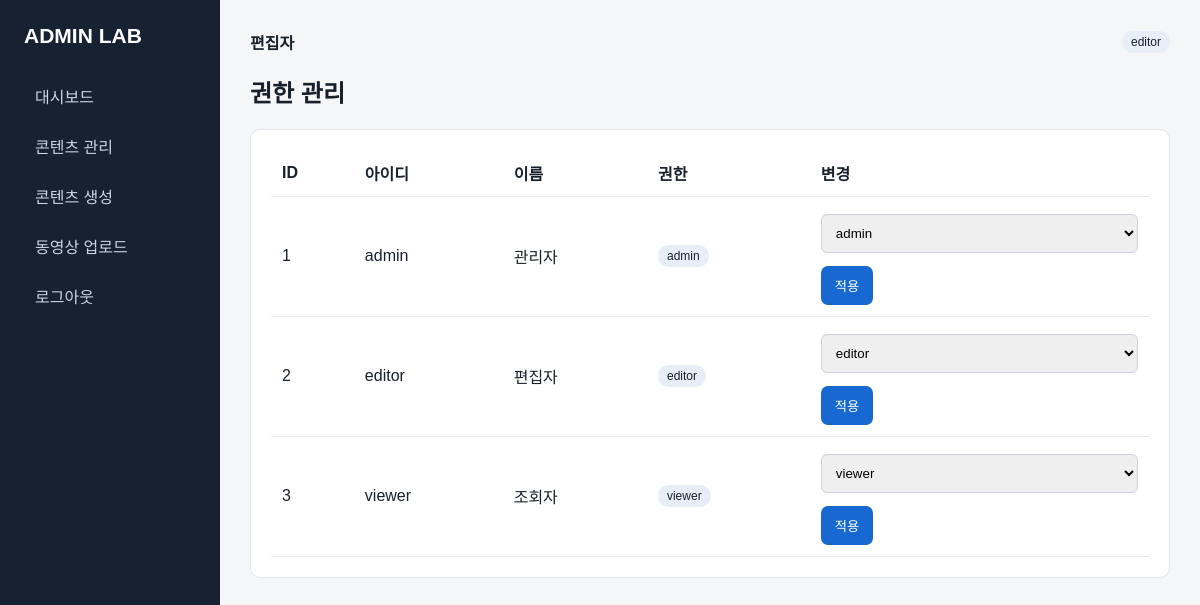
The page /users.php (signed in) on the database its author committed.
### tables this page shows
CREATE TABLE IF NOT EXISTS users (
    id INT AUTO_INCREMENT PRIMARY KEY,

    username VARCHAR(50) NOT NULL UNIQUE,

    password VARCHAR(255) NOT NULL,

    name VARCHAR(100) NOT NULL,

    role ENUM('admin', 'editor', 'viewer')
        NOT NULL DEFAULT 'viewer',

    created_at TIMESTAMP
        DEFAULT CURRENT_TIMESTAMP
);

### auth.php (called while the page is built, shortened)
<?php
function e($v){ return htmlspecialchars((string)$v, ENT_QUOTES, 'UTF-8'); }

### users.php (the view, shortened to what this page needs)
<?php require 'header.php';require_role(['admin']);
$rows=$pdo->query('SELECT id,username,name,role,created_at FROM users ORDER BY id')->fetchAll();?>
<h2>권한 관리</h2><div class="card"><table><tr><th>ID</th><th>아이디</th><th>이름</th><th>권한</th><th>변경</th></tr>
<?php foreach($rows as $r):?><tr><td><?=$r['id']?></td><td><?=e($r['username'])?></td><td><?=e($r['name'])?></td><td><span class="tag"><?=e($r['role'])?></span></td><td><form method="post"><input type="hidden" name="id" value="<?=$r['id']?>"><select name="role"><option <?= $r['role']=='admin'?'selected':''?>>admin</option><option <?= $r['role']=='editor'?'selected':''?>>editor</option><option <?= $r['role']=='viewer'?'selected':''?>>viewer</option></select><button>적용</button></form></td></tr><?php endforeach;?>
</table></div><?php require 'footer.php';?>

### style.css (style rules this page uses)
* { box-sizing:border-box }
body { margin:0;background:#f4f6f8;color:#17202b;font-family:Arial,sans-serif }
.card { background:white;border:1px solid #e1e6eb;border-radius:10px;padding:20px;margin-bottom:18px }
table { width:100%;border-collapse:collapse }
th,td { padding:11px;border-bottom:1px solid #e5e7eb;text-align:left }
input,textarea,select { width:100%;padding:10px;border:1px solid #ccd3dc;border-radius:6px;margin:6px 0 13px }
button,.btn { display:inline-block;border:0;border-radius:7px;padding:10px 14px;background:#1769d1;color:#fff;text-decoration:none;cursor:pointer }
.tag { display:inline-block;padding:4px 9px;background:#e8eef7;border-radius:15px;font-size:12px }

### rows shown on the page
users: id "1", username "admin", name "관리자", role "admin"
users: id "2", username "editor", name "편집자", role "editor"
users: id "3", username "viewer", name "조회자", role "viewer"

### other values the page prints
current_user()['name'] "편집자"
current_user()['role'] "editor"
